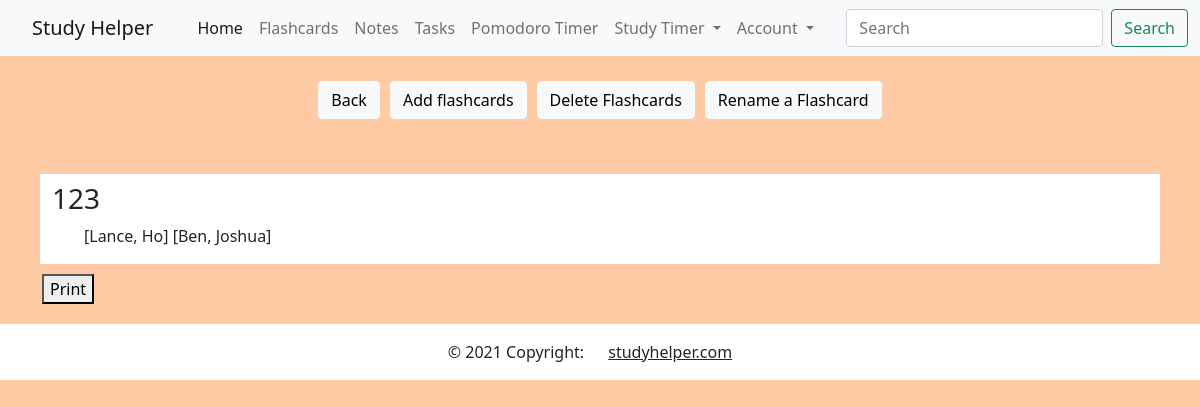
The app's page /flashcard/display/123-1 (signed in), older data.
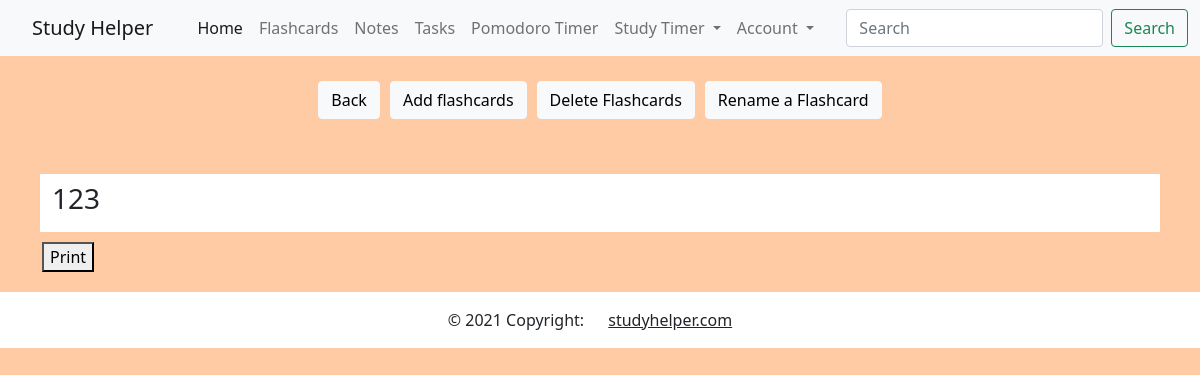
The same page, newer data.
### myapp/models.py (models this page shows)
class Card(UserMixin, db.Model):
    id = db.Column(db.Integer, primary_key=True)
    front = db.Column(db.String(256), index=True)
    back = db.Column(db.String(256), index=True)
    set_id = db.Column(db.Integer, db.ForeignKey('flashcardset.id'))
    def __repr__(self):
        return f'[{self.front}, {self.back}]'

### myapp/routes.py (the view, shortened to what this page needs)
@myapp_obj.route("/flashcard/<option>/<name>-<id>", methods=['GET', 'POST'])
@login_required
def flashcard(option, name, id):
    if (str(option).lower() == "add"):
        add_form = CardForm()
        if add_form.validate_on_submit():
            card = Card(front = add_form.front.data, back = add_form.back.data, set_id = id)
            db.session.add(card)
            db.session.commit()
            flash(f'Card has been added')
        return render_template('/flashcard/flashcard_add_cards.html', form=add_form,
         name=name, id=id)
    elif (str(option).lower() == "display"):
        list = Card.query.filter_by(set_id = id)
        return render_template('/flashcard/flashcard_display.html', name=name, id=id, list = list)
    return str(option) + ' is a invalid route.'

### myapp/models.py (called while the page is built)
@login.user_loader
def load_user(id):
    return User.query.get(int(id))

### myapp/templates/flashcard/flashcard_display.html (shortened to what this page needs)
{% extends "user/user_menu.html" %}
{% block content %}
<link rel="stylesheet" href="{{ url_for('static', filename='css/portal.css') }}">
<ul class="nav justify-content-center">
    <li class="nav-item">
      <a class="btn btn-light" href="/flashcard" role="button">Back</a>
    </li>
  <li class="nav-item">
    <a class="btn btn-light" href="/flashcard/add/{{ name }}-{{ id }}" role="button">Add flashcards</a>
  </li>
  <li class="nav-item">
    <a class="btn btn-light" href="/flashcard/delete/{{ name }}-{{ id }}" role="button">Delete Flashcards</a>
  </li>
  <li class="nav-item">
    <a class="btn btn-light" href="/flashcard/edit/{{ name }}-{{ id }}" role="button">Rename a Flashcard</a>
  </li>
</ul>
<div class="container">
  <div class="row">
    <div class="col-sm">
      <h3><h3>{{ name }}</h3></h3>
      <ul>
          {% for cards in list %}
              {{ cards }}
          {% endfor %}
      </ul>
    </div>
    <div>
        <button onclick="window.print();"> Print </h4>
    </div>
  </div>
</div>
{% endblock %}

Row changes from the older to the newer data that the page shows:
no longer on this page (row edited): Card: front+back "[Lance, Ho]"
removed Card: front+back "[Ben, Joshua]"
